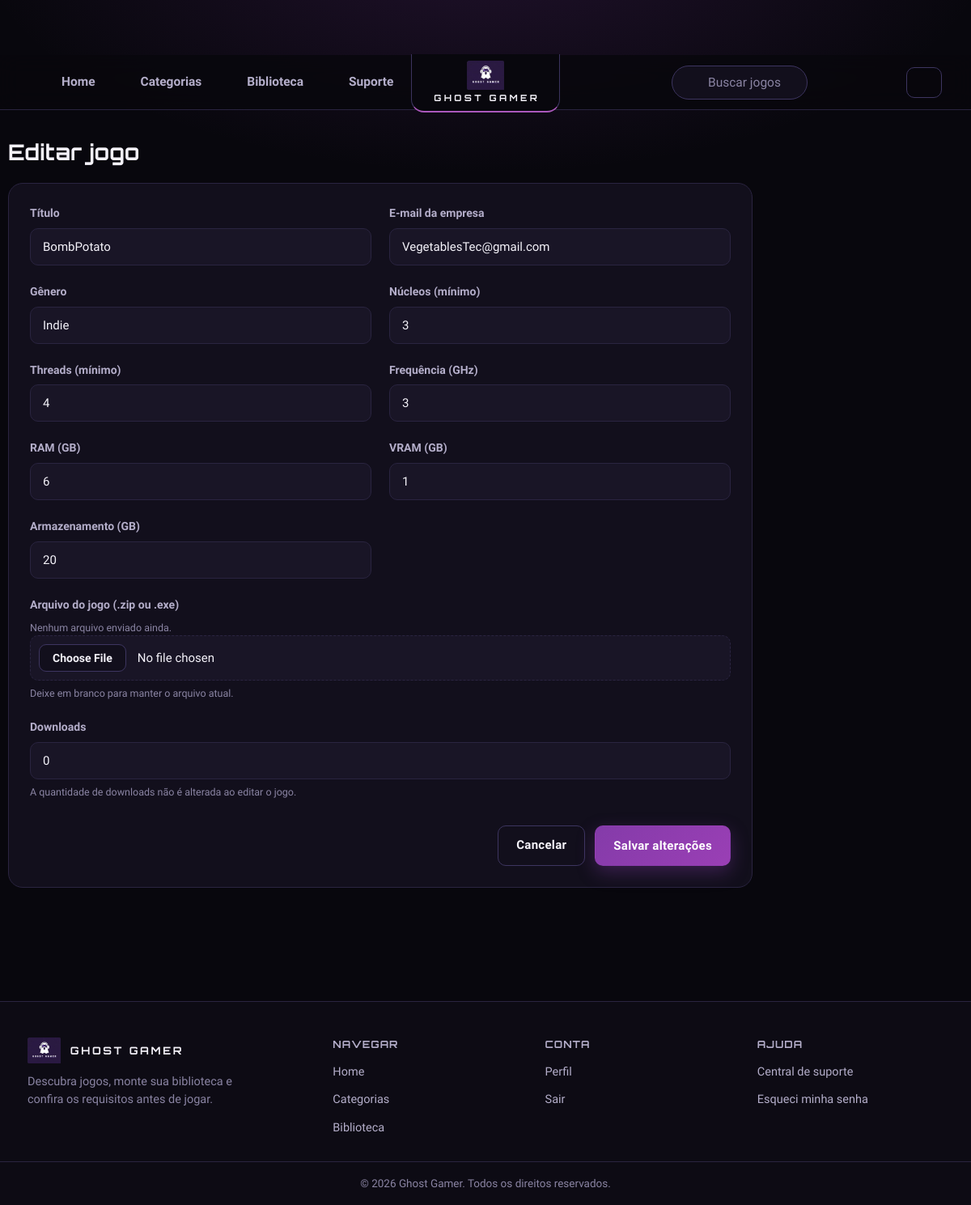
The app's page /XAMP/alteraJogo.php?id=7 (signed in) with its own data.
### tables this page shows
CREATE TABLE `jogo` (
  `id_jogo` int(11) NOT NULL,
  `titulo` varchar(100) NOT NULL,
  `foto` varchar(255) DEFAULT NULL,
  `empresa_email` varchar(110) DEFAULT NULL,
  `genero` varchar(110) DEFAULT NULL,
  `nucleos` int(10) UNSIGNED DEFAULT NULL,
  `threads` int(10) UNSIGNED DEFAULT NULL,
  `frequencia` decimal(10,0) DEFAULT NULL,
  `ram_gb` int(10) UNSIGNED DEFAULT NULL,
  `vram_gb` int(10) UNSIGNED DEFAULT NULL,
  `armazenamento` int(10) UNSIGNED DEFAULT NULL,
  `arquivo_jogo` varchar(255) DEFAULT NULL,
  `arquivo_nome_original` varchar(255) DEFAULT NULL,
  `arquivo_tamanho_bytes` bigint(20) UNSIGNED DEFAULT NULL,
  `downloads` int(10) UNSIGNED NOT NULL DEFAULT 0
);

### XAMP/alteraJogo.php (the view, shortened to what this page needs)
<?php
$pdo = conectarBanco();
$id = (int) ($_GET["id"] ?? $_POST["id_jogo"] ?? 0);
$stmt = $pdo->prepare("SELECT * FROM jogo WHERE id_jogo = :id");
$stmt->execute(["id" => $id]);
$jogo = $stmt->fetch();
?>
<!DOCTYPE html>
<html lang="pt-br">
<head>
    <link rel="stylesheet" href="../ASSETS/CSS/global.css">
    <link rel="stylesheet" href="../ASSETS/CSS/admin.css">
</head>
<body>
<?php include __DIR__ . "/../PAGINAS/parciais/nav.php"; ?>
<main class="container admin-page">
    <h1>Editar jogo</h1>
    <form method="post" enctype="multipart/form-data" class="panel admin-form admin-form-grid">
        <div class="field">
            <label>Título</label>
            <input type="text" name="titulo" value="<?= htmlspecialchars($jogo["titulo"]) ?>" required>
        </div>
        <div class="field">
            <label>E-mail da empresa</label>
            <input type="email" name="empresa_email" value="<?= htmlspecialchars($jogo["empresa_email"] ?? "") ?>">
        </div>
        <div class="field">
            <label>Gênero</label>
            <input type="text" name="genero" value="<?= htmlspecialchars($jogo["genero"] ?? "") ?>">
        </div>
        <div class="field">
            <label>Núcleos (mínimo)</label>
            <input type="number" name="nucleos" value="<?= (int) $jogo["nucleos"] ?>" min="0">
        </div>
        <div class="field">
            <label>Threads (mínimo)</label>
            <input type="number" name="threads" value="<?= (int) $jogo["threads"] ?>" min="0">
        </div>
        <div class="field">
            <label>Frequência (GHz)</label>
            <input type="number" step="0.1" name="frequencia" value="<?= htmlspecialchars((string) $jogo["frequencia"]) ?>" min="0">
        </div>
        <div class="field">
            <label>RAM (GB)</label>
            <input type="number" name="ram_gb" value="<?= (int) $jogo["ram_gb"] ?>" min="0">
        </div>
        <div class="field">
            <label>VRAM (GB)</label>
            <input type="number" name="vram_gb" value="<?= (int) $jogo["vram_gb"] ?>" min="0">
        </div>
        <div class="field">
            <label>Armazenamento (GB)</label>
            <input type="number" name="armazenamento" value="<?= (int) $jogo["armazenamento"] ?>" min="0">
        </div>
        <div class="field admin-form-grid-full">
            <label>Arquivo do jogo (.zip ou .exe)</label>
            <?php if (!empty($jogo["arquivo_nome_original"])): ?>
                <p class="field-hint">
                    Atual: <?= htmlspecialchars($jogo["arquivo_nome_original"]) ?>
                </p>
            <?php else: ?>
                <p class="field-hint">Nenhum arquivo enviado ainda.</p>
            <?php endif; ?>
            <input type="file" name="arquivo_jogo" accept=".zip,.exe">
            <p class="field-hint">
                Deixe em branco para manter o arquivo atual.
            </p>
        </div>
        <div class="field admin-form-grid-full">
            <label>Downloads</label>
            <input
                type="text"
                value="<?= (int) ($jogo["downloads"] ?? 0) ?>"
                disabled
            >
            <p class="field-hint">
                A quantidade de downloads não é alterada ao editar o jogo.
            </p>
        </div>
        <div class="admin-form-acoes admin-form-grid-full">
            <a href="consulta.php?aba=jogos" class="btn btn-outline">
                Cancelar
            </a>
            <button type="submit" class="btn btn-primary">
                Salvar alterações
            </button>
        </div>
    </form>
</main>
<?php include __DIR__ . "/../PAGINAS/parciais/footer.php"; ?>
</body>
</html>

### ASSETS/CSS/global.css (style rules this page uses)
:root { --gg-bg: #08070d; --gg-bg-elevado: #0d0b14; --gg-card: #120f1c; --gg-card-2: #191526; --gg-card-3: #221c33; --gg-borda: #2a2440; --gg-borda-forte: #3d3560; --gg-roxo: #ab58bc; --gg-roxo-esc: #843ba9; --gg-roxo-prof: #86269e; --gg-roxo-vivo: #b653cd; --gg-roxo-btn: #9a3fb5; --gg-roxo-claro: #c98be0; --gg-texto: #f4f2f9; --gg-texto-2: #b4aeca; --gg-texto-3: #8a84a3; --gg-ok: #34d399; --gg-erro: #f87171; --gg-aviso: #fbbf24; --gg-fonte-titulo: 'Orbitron', 'Segoe UI', 'Trebuchet MS', sans-serif; --gg-fonte: 'Rajdhani', 'Segoe UI', Arial, sans-serif; --gg-raio: 14px; --gg-raio-sm: 10px; --gg-raio-lg: 18px; --gg-sombra: 0 12px 32px rgba(0, 0, 0, 0.45); --gg-capa-fundo: linear-gradient(160deg, #2a1740 0%, #0d0a16 100%); --gg-altura-header: 68px; --bg-0: var(--gg-bg); --bg-1: var(--gg-card); --bg-2: var(--gg-card-2); --bg-3: var(--gg-card-3); --border: var(--gg-borda); --accent: var(--gg-roxo); --accent-2: var(--gg-roxo-claro); --accent-grad: linear-gradient(135deg, var(--gg-roxo-esc), var(--gg-roxo-btn)); --danger: var(--gg-erro); --success: var(--gg-ok); --text-0: var(--gg-texto); --text-1: var(--gg-texto-2); --text-2: var(--gg-texto-3); --radius-sm: var(--gg-raio-sm); --radius: var(--gg-raio); --radius-lg: var(--gg-raio-lg); --shadow-glow: 0 16px 36px rgba(0, 0, 0, 0.5), 0 0 0 1px rgba(171, 88, 188, 0.3); --topbar-h: var(--gg-altura-header); --sidebar-w: 300px; --font-display: var(--gg-fonte-titulo); --font-body: var(--gg-fonte); }
* { margin: 0; padding: 0; box-sizing: border-box; }
html { scroll-behavior: smooth; -webkit-text-size-adjust: 100%; }
body { font-family: var(--font-body); font-size: 17px; font-weight: 500; background: radial-gradient(900px 420px at 50% -80px, rgba(132, 59, 169, 0.20), transparent 70%), var(--bg-0); color: var(--text-0); min-height: 100vh; padding-top: var(--topbar-h); line-height: 1.55; }
a { text-decoration: none; color: inherit; }
h1, h2, h3, h4 { font-family: var(--font-display); letter-spacing: 0.01em; line-height: 1.2; }
.container { max-width: 1180px; margin: 0 auto; padding: 0 24px; }
.btn { display: inline-flex; align-items: center; justify-content: center; gap: 8px; min-height: 46px; padding: 12px 22px; border-radius: var(--radius-sm); border: 1px solid var(--gg-borda-forte); background: var(--bg-2); color: var(--text-0); font-family: var(--font-body); font-weight: 700; font-size: 15px; letter-spacing: 0.3px; cursor: pointer; transition: 0.2s; }
.btn-primary { color: #fff; background: var(--accent-grad); border-color: transparent; box-shadow: 0 8px 22px rgba(132, 59, 169, 0.35); }
.btn-outline { background: transparent; border: 1px solid var(--gg-borda-forte); color: var(--text-0); }
.panel { background: var(--bg-1); border: 1px solid var(--border); border-radius: var(--radius-lg); padding: 26px; }
.field { margin-bottom: 18px; text-align: left; }
.field label { display: block; font-size: 14px; font-weight: 700; margin-bottom: 7px; color: var(--text-1); }
.field input, .field select, .field textarea { width: 100%; padding: 13px 15px; border-radius: var(--radius-sm); border: 1px solid var(--border); background: var(--bg-2); color: var(--text-0); font-family: var(--font-body); font-size: 15px; transition: 0.2s; }
.field input[type="file"] { padding: 10px; border-style: dashed; cursor: pointer; }
.field-hint { font-size: 12.5px; color: var(--text-2); margin-top: 6px; }

### ASSETS/CSS/admin.css (style rules this page uses)
.admin-page { padding: 36px 0 60px; }
.admin-page h1 { font-size: 27px; margin-bottom: 22px; }
.admin-form { max-width: 640px; }
.admin-form-grid { max-width: 920px; display: grid; grid-template-columns: 1fr 1fr; gap: 4px 22px; }
.admin-form-grid-full { grid-column: 1 / -1; }
.admin-form-acoes { display: flex; justify-content: flex-end; gap: 12px; margin-top: 10px; }

### records on screen
jogo: titulo "BombPotato", empresa_email "VegetablesTec@gmail.com", genero "Indie", nucleos "3", threads "4", frequencia "3", ram_gb "6", vram_gb "1", armazenamento "20", downloads "0"
